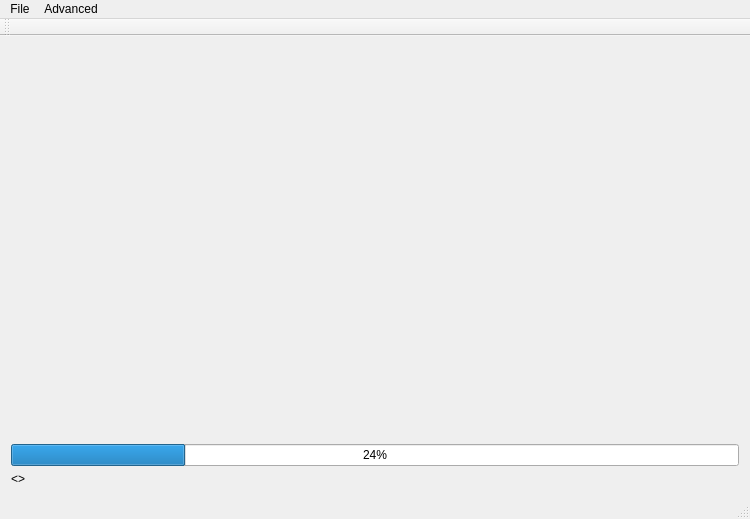
<?xml version="1.0" encoding="UTF-8"?>
<ui version="4.0">
 <class>ScantronReaderClass</class>
 <widget class="QMainWindow" name="ScantronReaderClass">
  <property name="geometry">
   <rect>
    <x>0</x>
    <y>0</y>
    <width>750</width>
    <height>519</height>
   </rect>
  </property>
  <property name="windowTitle">
   <string>ScantronReader</string>
  </property>
  <widget class="QWidget" name="centralWidget">
   <layout class="QGridLayout" name="gridLayout">
    <item row="2" column="0">
     <widget class="QLabel" name="label">
      <property name="sizePolicy">
       <sizepolicy hsizetype="Preferred" vsizetype="Fixed">
        <horstretch>0</horstretch>
        <verstretch>0</verstretch>
       </sizepolicy>
      </property>
      <property name="text">
       <string>&lt;&gt;</string>
      </property>
     </widget>
    </item>
    <item row="0" column="0">
     <widget class="QLabel" name="pageDisplay">
      <property name="autoFillBackground">
       <bool>false</bool>
      </property>
      <property name="text">
       <string/>
      </property>
     </widget>
    </item>
    <item row="1" column="0">
     <widget class="QProgressBar" name="progressBar">
      <property name="value">
       <number>24</number>
      </property>
     </widget>
    </item>
   </layout>
  </widget>
  <widget class="QMenuBar" name="menuBar">
   <property name="geometry">
    <rect>
     <x>0</x>
     <y>0</y>
     <width>750</width>
     <height>22</height>
    </rect>
   </property>
   <widget class="QMenu" name="menufile">
    <property name="title">
     <string>File</string>
    </property>
    <addaction name="actionNew_Exam"/>
    <addaction name="actionOpen_Exam"/>
   </widget>
   <widget class="QMenu" name="menuAdvanced">
    <property name="title">
     <string>Advanced</string>
    </property>
    <addaction name="actionOpen_Layout_Editor"/>
    <addaction name="actionEdit_Algorithm_Parameters"/>
   </widget>
   <addaction name="menufile"/>
   <addaction name="menuAdvanced"/>
  </widget>
  <widget class="QToolBar" name="mainToolBar">
   <attribute name="toolBarArea">
    <enum>TopToolBarArea</enum>
   </attribute>
   <attribute name="toolBarBreak">
    <bool>false</bool>
   </attribute>
  </widget>
  <widget class="QStatusBar" name="statusBar"/>
  <action name="actionNew_Exam">
   <property name="text">
    <string>New Exam...</string>
   </property>
  </action>
  <action name="actionOpen_Exam">
   <property name="text">
    <string>Open Exam</string>
   </property>
  </action>
  <action name="actionOpen_Layout_Editor">
   <property name="text">
    <string>Sheet Layout Editor...</string>
   </property>
   <property name="toolTip">
    <string>Edit the template for a scanner sheet</string>
   </property>
  </action>
  <action name="actionEdit_Algorithm_Parameters">
   <property name="text">
    <string>Edit Algorithm Parameters...</string>
   </property>
  </action>
 </widget>
 <layoutdefault spacing="6" margin="11"/>
 <resources>
  <include location="ScantronReader.qrc"/>
 </resources>
 <connections/>
</ui>
